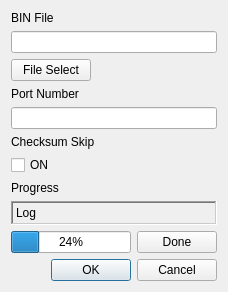
      <widget class="QWidget" name="tab_update">
       <attribute name="title">
        <string>Firmware</string>
       </attribute>
       <layout class="QGridLayout" name="gridLayout_2">
        <item row="0" column="0">
         <layout class="QVBoxLayout" name="Outter_Layout" stretch="0,0,0,0,0,0,0,0,0,0,0">
          <property name="sizeConstraint">
           <enum>QLayout::SetDefaultConstraint</enum>
          </property>
          <item>
           <widget class="QLabel" name="lbl_binfile">
            <property name="sizePolicy">
             <sizepolicy hsizetype="Fixed" vsizetype="Fixed">
              <horstretch>0</horstretch>
              <verstretch>0</verstretch>
             </sizepolicy>
            </property>
            <property name="text">
             <string>BIN File</string>
            </property>
           </widget>
          </item>
          <item>
           <widget class="QLineEdit" name="lineEdit"/>
          </item>
          <item>
           <widget class="QPushButton" name="pushButton">
            <property name="sizePolicy">
             <sizepolicy hsizetype="Fixed" vsizetype="Fixed">
              <horstretch>0</horstretch>
              <verstretch>0</verstretch>
             </sizepolicy>
            </property>
            <property name="text">
             <string>File Select</string>
            </property>
           </widget>
          </item>
          <item>
           <widget class="QLabel" name="lbl_portnumber">
            <property name="sizePolicy">
             <sizepolicy hsizetype="Preferred" vsizetype="Fixed">
              <horstretch>0</horstretch>
              <verstretch>0</verstretch>
             </sizepolicy>
            </property>
            <property name="text">
             <string>Port Number</string>
            </property>
           </widget>
          </item>
          <item>
           <widget class="QLineEdit" name="lineEdit_2"/>
          </item>
          <item>
           <widget class="QLabel" name="lbl_checksum">
            <property name="sizePolicy">
             <sizepolicy hsizetype="Preferred" vsizetype="Fixed">
              <horstretch>0</horstretch>
              <verstretch>0</verstretch>
             </sizepolicy>
            </property>
            <property name="text">
             <string>Checksum Skip</string>
            </property>
           </widget>
          </item>
          <item>
           <widget class="QCheckBox" name="checkBox">
            <property name="sizePolicy">
             <sizepolicy hsizetype="Minimum" vsizetype="Fixed">
              <horstretch>0</horstretch>
              <verstretch>0</verstretch>
             </sizepolicy>
            </property>
            <property name="text">
             <string>ON</string>
            </property>
           </widget>
          </item>
          <item>
           <widget class="QLabel" name="label">
            <property name="sizePolicy">
             <sizepolicy hsizetype="Preferred" vsizetype="Fixed">
              <horstretch>0</horstretch>
              <verstretch>0</verstretch>
             </sizepolicy>
            </property>
            <property name="text">
             <string>Progress</string>
            </property>
           </widget>
          </item>
          <item>
           <widget class="QLabel" name="text_label">
            <property name="sizePolicy">
             <sizepolicy hsizetype="Preferred" vsizetype="Expanding">
              <horstretch>0</horstretch>
              <verstretch>0</verstretch>
             </sizepolicy>
            </property>
            <property name="frameShape">
             <enum>QFrame::WinPanel</enum>
            </property>
            <property name="frameShadow">
             <enum>QFrame::Sunken</enum>
            </property>
            <property name="lineWidth">
             <number>0</number>
            </property>
            <property name="text">
             <string>Log</string>
            </property>
            <property name="alignment">
             <set>Qt::AlignLeading|Qt::AlignLeft|Qt::AlignTop</set>
            </property>
           </widget>
          </item>
          <item>
           <layout class="QHBoxLayout" name="horizontalLayout_2">
            <item>
             <widget class="QProgressBar" name="progressBar">
              <property name="value">
               <number>24</number>
              </property>
             </widget>
            </item>
            <item>
             <widget class="QPushButton" name="btn_done">
              <property name="sizePolicy">
               <sizepolicy hsizetype="Fixed" vsizetype="Fixed">
                <horstretch>0</horstretch>
                <verstretch>0</verstretch>
               </sizepolicy>
              </property>
              <property name="layoutDirection">
               <enum>Qt::LeftToRight</enum>
              </property>
              <property name="text">
               <string>Done</string>
              </property>
              <property name="default">
               <bool>false</bool>
              </property>
              <property name="flat">
               <bool>false</bool>
              </property>
             </widget>
            </item>
           </layout>
          </item>
          <item>
           <layout class="QHBoxLayout" name="horizontalLayout_3">
            <item>
             <spacer name="horizontalSpacer">
              <property name="orientation">
               <enum>Qt::Horizontal</enum>
              </property>
              <property name="sizeHint" stdset="0">
               <size>
                <width>40</width>
                <height>20</height>
               </size>
              </property>
             </spacer>
            </item>
            <item>
             <widget class="QDialogButtonBox" name="buttonBox">
              <property name="sizePolicy">
               <sizepolicy hsizetype="Fixed" vsizetype="Fixed">
                <horstretch>0</horstretch>
                <verstretch>0</verstretch>
               </sizepolicy>
              </property>
              <property name="standardButtons">
               <set>QDialogButtonBox::Cancel|QDialogButtonBox::Ok</set>
              </property>
              <property name="centerButtons">
               <bool>false</bool>
              </property>
             </widget>
            </item>
           </layout>
          </item>
         </layout>
        </item>
       </layout>
      </widget>
